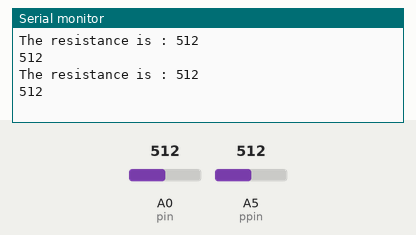
Recording of a sketch running on a simulated Arduino Uno, built with avr-gcc and run on an emulated ATmega328P. On the bench: the last lines printed to the serial monitor. Inputs (shaded band) come from the test bench; at power-on: A0 (pin) = 512, A5 (ppin) = 512.

Above: at 1.8 s.
1.9 s: A0 (pin) set to 716
At 2.8 s:
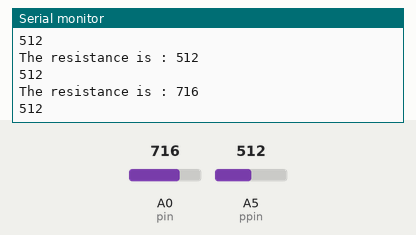
3.4 s: A5 (ppin) set to 716
At 4.7 s:
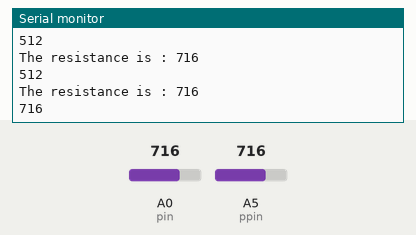
4.9 s: A0 (pin) set to 900
At 5.5 s:
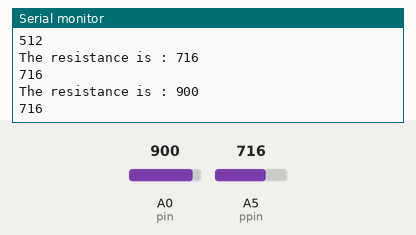
6.4 s: A5 (ppin) set to 900
At 7.8 s:
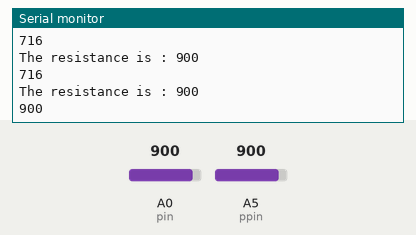
Timing chart, 0 to 8.9 s (numbered marks = the images above; inputs shaded):
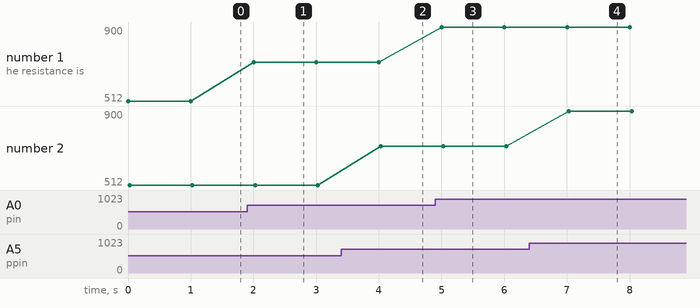

The sketch:

photoresistor_check.ino
```cpp
const int  pin = A0;
const int ppin = A5;
void setup() {
  // put your setup code here, to run once:
  Serial.begin(9600);

}

void loop() {
  // put your main code here, to run repeatedly:
  int pos = analogRead(ppin);
  int value = analogRead(pin);
  Serial.print("The resistance is : ");
  Serial.println(value);
  Serial.println(pos);
  delay(1000);


}
```

Measured:
- after the input at 1.9 s, the serial monitor: prints a new line after 0.10 s (image 1)
- after the input at 3.4 s, the serial monitor: prints a new line after 0.63 s (image 2)
- after the input at 4.9 s, the serial monitor: prints a new line after 0.10 s (image 3)
- after the input at 6.4 s, the serial monitor: prints a new line after 0.63 s (image 4)
- plotted number 1: 512 → 716 after the input at 1.9 s, 716 → 900 after the input at 4.9 s
